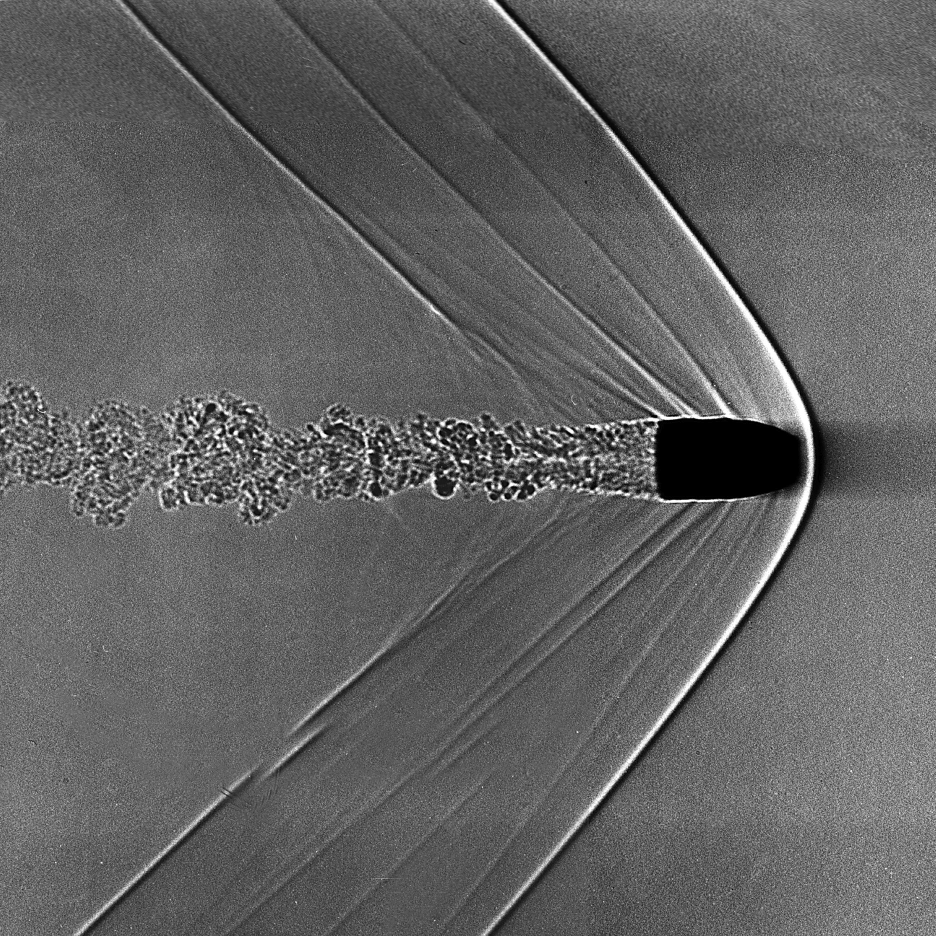
#> input picture bulletshock.jpg, 1872 x 1872 px (shown at 1/2 size)
$ python Shock.py
#> lines starting #> are read from the running program, lines starting #| are printed output that depends on the picture; after the words box and inside, x2 and y2 are one past the last pixel; in counts of white or black regions, pixels touching at a corner belong together; long printed decimals are rounded
import cv2
import numpy as np
import matplotlib.pyplot as plt
from scipy.optimize import curve_fit

# image = cv2.imread(r'C:\Users\rakes\Downloads\bulletshock.jpg', cv2.IMREAD_GRAYSCALE)
image = cv2.imread(r'bulletshock.jpg', cv2.IMREAD_GRAYSCALE)
#> image is the input picture: shape (1872, 1872); min 0, max 255, mean 97.8

blurred = cv2.GaussianBlur(image, (47, 47), 0)
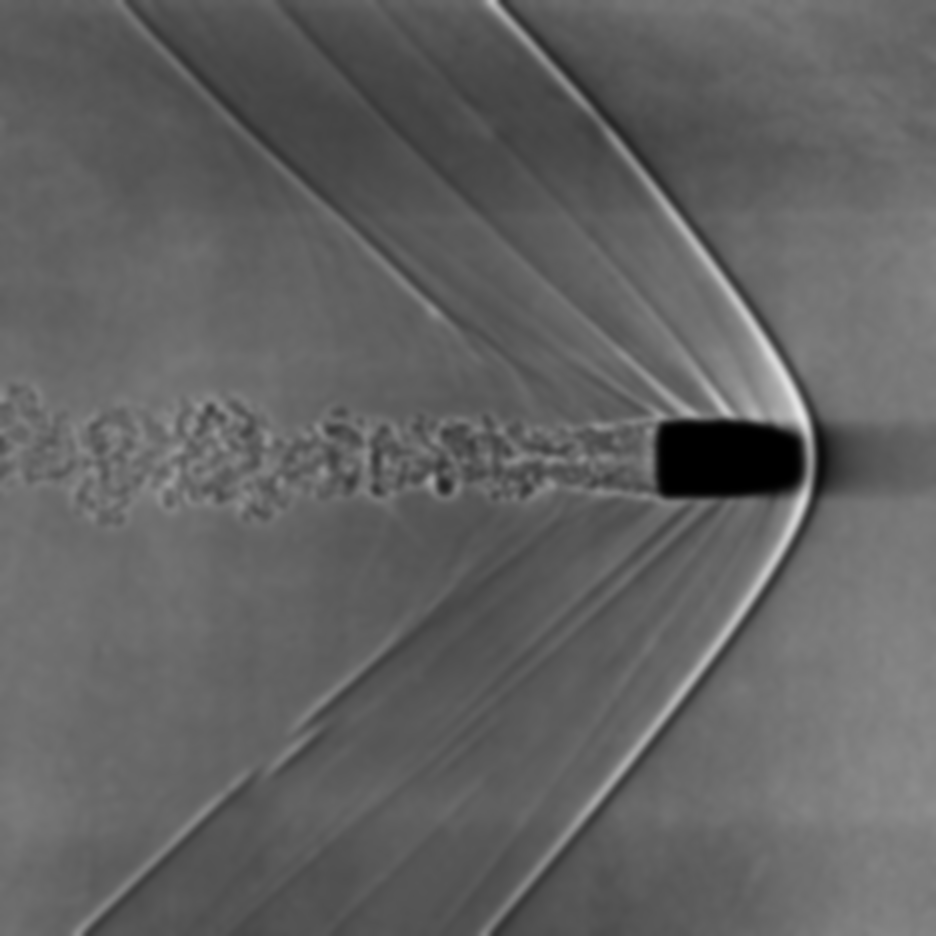
#> blurred: shape (1872, 1872) (shown at 1/2 size); min 0, max 230, mean 97.8
edges = cv2.Canny(blurred, 50, 100)
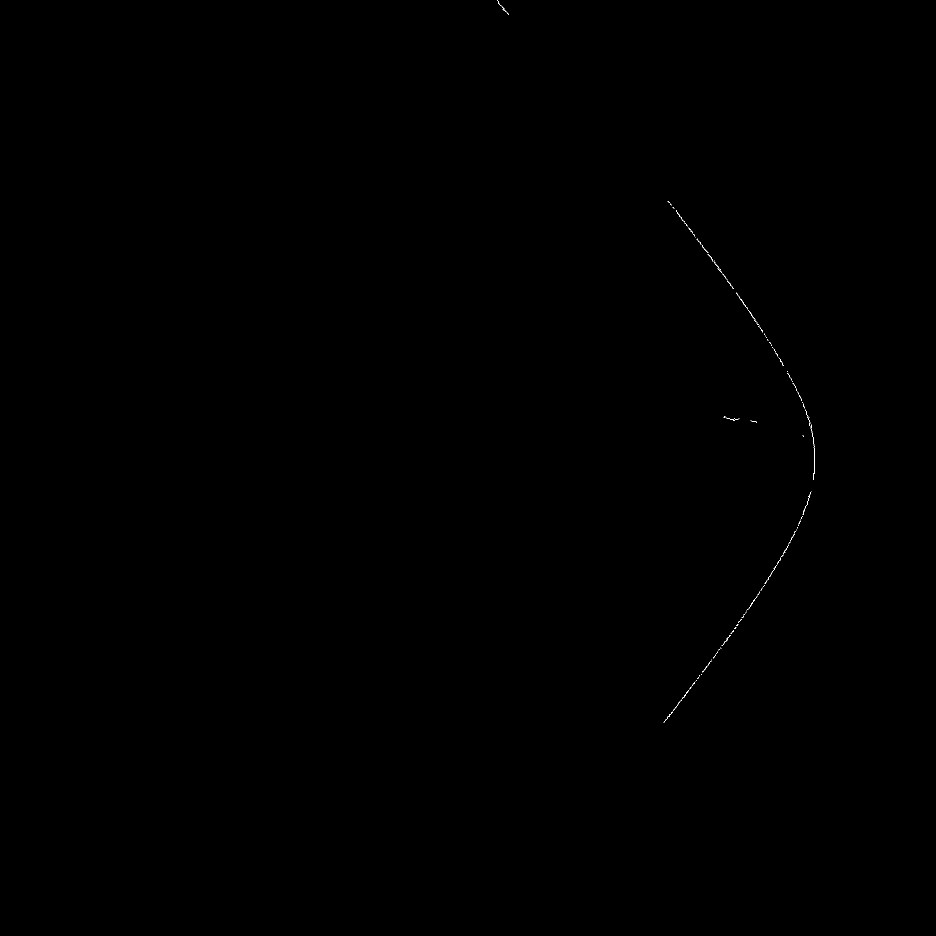
#> edges: shape (1872, 1872) (shown at 1/2 size); 0.04% white in thin lines or dots, all inside (x1, y1, x2, y2) = (995, 0, 1630, 1446)

#Plot the edges using matplotlib
plt.imshow(edges, cmap='gray')
plt.title('Canny Edges')
plt.axis('off')
plt.show()

contours, _ = cv2.findContours(edges, cv2.RETR_EXTERNAL, cv2.CHAIN_APPROX_SIMPLE)
#> contours = 135 contours, all with area under 20

all_points = []
# Loop through the detected contours and collect all points
for contour in contours:
    epsilon = 0.04 * cv2.arcLength(contour, True)
    approx = cv2.approxPolyDP(contour, epsilon, True)
    approx = np.squeeze(approx, axis=1)  # Remove unnecessary axis
    # Add (x, y) values to the list
    all_points.extend(approx.tolist())
#> this loop made 135 passes
#> (epsilon, approx) on passes 1, 2, 3, 4, 6, 9, 10, 11, 12, 13: (2.58, [[1344, 1423], [1327, 1445]]), (1.89, [[1360, 1403], [1346, 1420]]), (0.25, [[1363, 1399], [1361, 1401], [1362, 1401], [1362, 1400]]), (1.98, [[1377, 1380], [1364, 1397]]), (0.08, [[1383, 1373], [1383, 1374]]), (0.306, [[1397, 1354], [1395, 1356], [1395, 1357]]), (0.193, [[1399, 1350], [1398, 1351], [1398, 1352], [1399, 1351]]), (0.08, [[1402, 1348], [1402, 1349]]), (1.42, [[1414, 1331], [1404, 1344]]), (0.909, [[1422, 1322], [1419, 1324], [1416, 1330], [1419, 1324]])
#> epsilon on passes 5, 7, 17, 21, 26, 27: 0.386, 0.796, 0.386, 0.556, 0.377, 0.513
#> after the loop, all_points = 457 pairs, first value 995 to 1627, second value 0 to 1445

# Convert points to numpy arrays
all_points = np.array(all_points)
plt.figure()
plt.imshow(edges, cmap= 'gray')

# Define a function for linear regression (y = mx + b)
def linear_func(x, m, b):
    return m * x + b

# Fit a linear regression line using curve_fit
x_data = all_points[:, 0]
#> x_data = 457 values, max 1627 at index 232, min 995 at index 453, mean 1486.6
y_data = all_points[:, 1]
#> y_data = 457 values, max 1445 at index 1, min 0 at index 453, mean 917.1
params, _ = curve_fit(linear_func, x_data, y_data)
#> params = [0.806, -281.1]
slope, intercept = params
#> slope = 0.806; intercept = -281.1
y = slope*x_data + intercept
#> y = 457 values, max 1030.3 at index 232, min 520.9 at index 453, mean 917.1

# Calculate the regression line points
x_range = np.array([min(x_data), max(x_data)])
#> x_range = [995, 1627]
y_range = linear_func(x_range, slope, intercept)
#> y_range = [520.9, 1030.3]

plt.plot(x_range, y_range, 'red')
plt.axis('off')
plt.show()
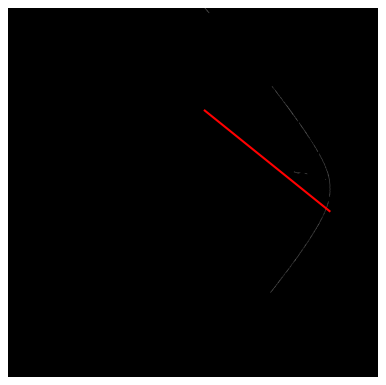
#> figure drawn by matplotlib, 1 panel

# Mach number calculation using slope
mach_number = abs(np.sqrt(slope**2+1)/slope)
#> mach_number = 1.59
print('Mach Number: %f' %mach_number)
#| Mach Number: 1.593

$ run again, with 1920px-F4_p4_red_planedrop.jpg copied over bulletshock.jpg
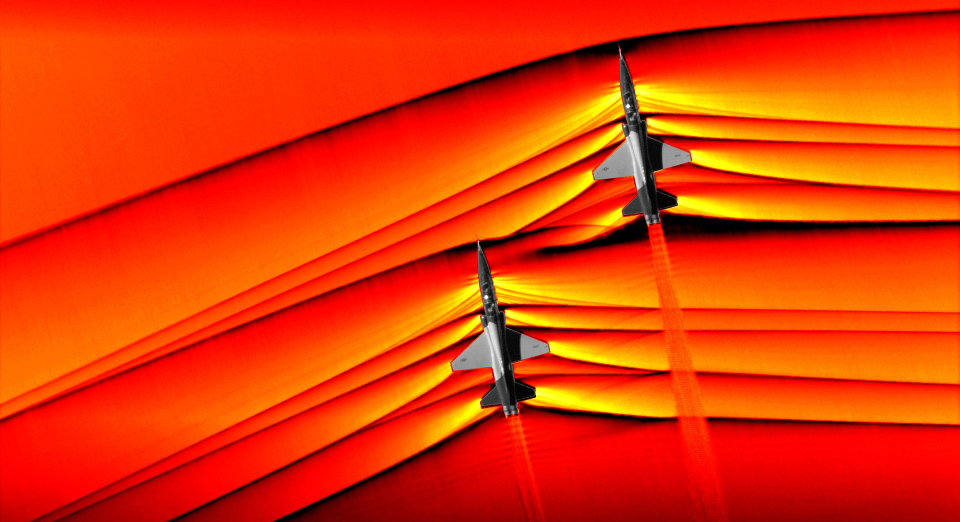
#> input picture 1920px-F4_p4_red_planedrop.jpg, 1920 x 1044 px (shown at 1/2 size)
#> `blurred = cv2.GaussianBlur(image, (47, 47), 0)`:
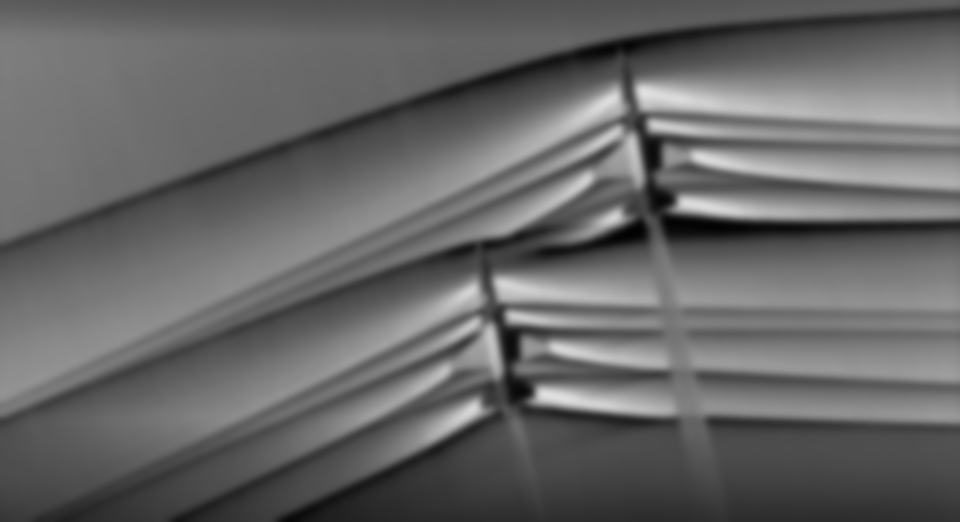
#> blurred: shape (1044, 1920) (shown at 1/2 size); min 1, max 225, mean 102.3
#> edges: shape (1044, 1920); 0.01% white in thin lines or dots, all inside (x1, y1, x2, y2) = (928, 289, 1481, 793)
#> contours = 13 contours, all with area under 20
#> the loop `for contour in contours:` made 13 passes
#> (epsilon, approx) on passes 2, 3, 4, 5, 6, 8, 10: (0.25, [[930, 672], [928, 674], [929, 673], [930, 673]]), (0.306, [[1244, 448], [1242, 450], [1242, 451], [1244, 449]]), (4.11, [[1434, 431], [1480, 438]]), (0.773, [[1428, 431], [1436, 435]]), (0.806, [[1421, 429], [1429, 434]]), (0.339, [[1406, 428], [1409, 431]]), (0.25, [[1190, 303], [1189, 304], [1188, 304], [1188, 305]])
#> after the loop `for contour in contours:`: all_points = 49 pairs, first value 928 to 1480, second value 289 to 792
#> x_data = 49 values, max 1480 at index 15, min 928 at index 7, mean 1247.6
#> y_data = 49 values, max 792 at index 3, min 289 at index 46, mean 451.9
#> params = [-0.537, 1121.4]
#> slope = -0.537; intercept = 1121.4
#> y = 49 values, max 623.4 at index 7, min 327.2 at index 15, mean 451.9
#> x_range = [928, 1480]
#> y_range = [623.4, 327.2]
#> `plt.show()`:
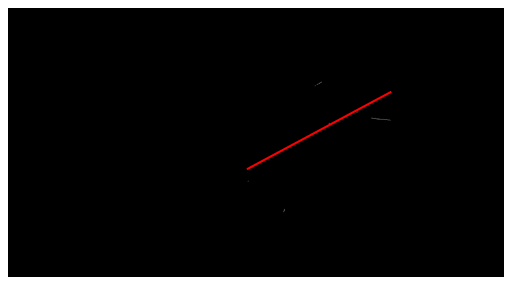
#> figure drawn by matplotlib, 1 panel
#> mach_number = 2.11
#| Mach Number: 2.115
